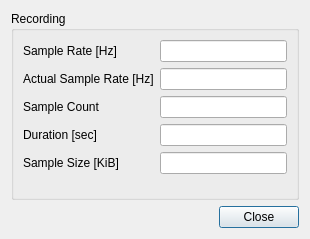
<?xml version="1.0" encoding="UTF-8"?>
<ui version="4.0">
 <class>StatisticsDialog</class>
 <widget class="QDialog" name="StatisticsDialog">
  <property name="geometry">
   <rect>
    <x>0</x>
    <y>0</y>
    <width>310</width>
    <height>239</height>
   </rect>
  </property>
  <property name="windowTitle">
   <string>Statistics</string>
  </property>
  <property name="sizeGripEnabled">
   <bool>false</bool>
  </property>
  <layout class="QGridLayout" name="gridLayout">
   <item row="0" column="0">
    <widget class="QGroupBox" name="groupBox_2">
     <property name="title">
      <string>Recording</string>
     </property>
     <layout class="QFormLayout" name="formLayout">
      <item row="0" column="0">
       <widget class="QLabel" name="label_57">
        <property name="text">
         <string>Sample Rate [Hz]</string>
        </property>
       </widget>
      </item>
      <item row="0" column="1">
       <widget class="QLineEdit" name="recordSampleRateLineEdit">
        <property name="minimumSize">
         <size>
          <width>100</width>
          <height>0</height>
         </size>
        </property>
        <property name="readOnly">
         <bool>true</bool>
        </property>
       </widget>
      </item>
      <item row="1" column="0">
       <widget class="QLabel" name="label_55">
        <property name="text">
         <string>Actual Sample Rate [Hz]</string>
        </property>
       </widget>
      </item>
      <item row="1" column="1">
       <widget class="QLineEdit" name="samplesPerSecondLineEdit">
        <property name="minimumSize">
         <size>
          <width>100</width>
          <height>0</height>
         </size>
        </property>
        <property name="readOnly">
         <bool>true</bool>
        </property>
       </widget>
      </item>
      <item row="2" column="0">
       <widget class="QLabel" name="label_56">
        <property name="text">
         <string>Sample Count</string>
        </property>
       </widget>
      </item>
      <item row="2" column="1">
       <widget class="QLineEdit" name="sampleCountLineEdit">
        <property name="minimumSize">
         <size>
          <width>100</width>
          <height>0</height>
         </size>
        </property>
        <property name="readOnly">
         <bool>true</bool>
        </property>
       </widget>
      </item>
      <item row="3" column="0">
       <widget class="QLabel" name="label_59">
        <property name="text">
         <string>Duration [sec]</string>
        </property>
       </widget>
      </item>
      <item row="3" column="1">
       <widget class="QLineEdit" name="durationLineEdit">
        <property name="minimumSize">
         <size>
          <width>100</width>
          <height>0</height>
         </size>
        </property>
        <property name="text">
         <string/>
        </property>
        <property name="readOnly">
         <bool>true</bool>
        </property>
       </widget>
      </item>
      <item row="4" column="0">
       <widget class="QLabel" name="label_58">
        <property name="text">
         <string>Sample Size [KiB]</string>
        </property>
       </widget>
      </item>
      <item row="4" column="1">
       <widget class="QLineEdit" name="sampleSizeLineEdit">
        <property name="minimumSize">
         <size>
          <width>100</width>
          <height>0</height>
         </size>
        </property>
        <property name="text">
         <string/>
        </property>
        <property name="readOnly">
         <bool>true</bool>
        </property>
       </widget>
      </item>
     </layout>
    </widget>
   </item>
   <item row="1" column="0">
    <widget class="QDialogButtonBox" name="buttonBox">
     <property name="orientation">
      <enum>Qt::Horizontal</enum>
     </property>
     <property name="standardButtons">
      <set>QDialogButtonBox::Close</set>
     </property>
    </widget>
   </item>
  </layout>
 </widget>
 <resources/>
 <connections>
  <connection>
   <sender>buttonBox</sender>
   <signal>accepted()</signal>
   <receiver>StatisticsDialog</receiver>
   <slot>accept()</slot>
   <hints>
    <hint type="sourcelabel">
     <x>248</x>
     <y>254</y>
    </hint>
    <hint type="destinationlabel">
     <x>157</x>
     <y>274</y>
    </hint>
   </hints>
  </connection>
  <connection>
   <sender>buttonBox</sender>
   <signal>rejected()</signal>
   <receiver>StatisticsDialog</receiver>
   <slot>reject()</slot>
   <hints>
    <hint type="sourcelabel">
     <x>316</x>
     <y>260</y>
    </hint>
    <hint type="destinationlabel">
     <x>286</x>
     <y>274</y>
    </hint>
   </hints>
  </connection>
 </connections>
</ui>
